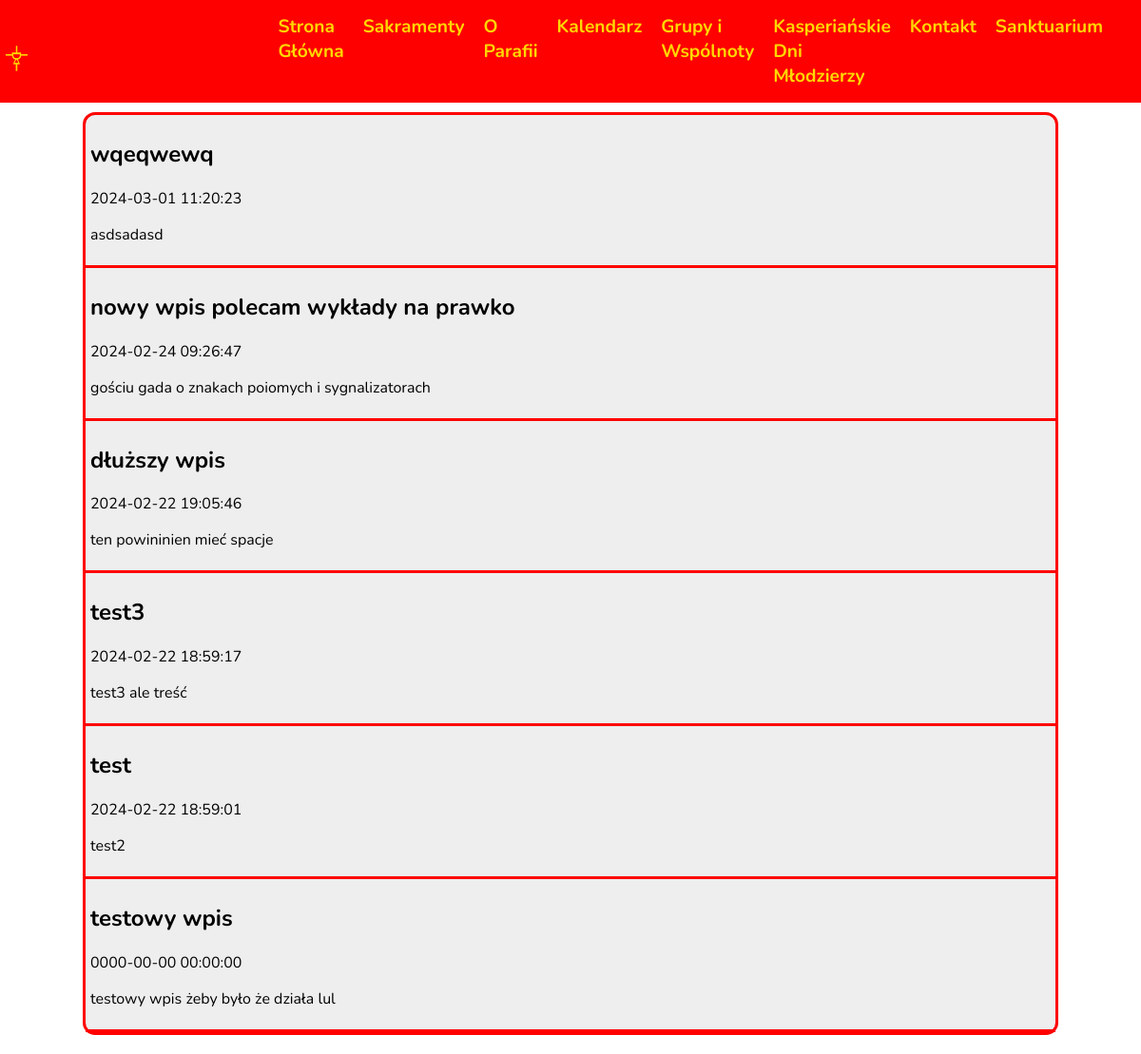
The page /ogloszenia.php on the database its author committed.
### tables this page shows
CREATE TABLE `wpisy` (
  `id` int(11) NOT NULL,
  `tytul_wpisu` varchar(250) DEFAULT NULL,
  `tresc_wpisu` varchar(2000) DEFAULT NULL,
  `data` datetime DEFAULT NULL
);

### ogloszenia.php (the view, shortened to what this page needs)
<!DOCTYPE html>
<html lang="pl">
<head>
    <link rel="stylesheet" href="style.css">
</head>
<body>
<header>
    <div class="logo"><img src="./zdj/tło.png" alt="logo"></div>
    <nav>
        <ul class="nav-links">
            <li>
                <a href="./index.html">Strona Główna</a>
            </li>
            <li>
                <a href="./sakramenty.html">Sakramenty</a>
            </li>
            <li>
                <a href="./o_parafii.html">O Parafii</a>
            </li>
            <li>
                <a href="./kalendarz.html">Kalendarz</a>
            </li>
            <li>
                <a href="./grupy_i_wspolnoty.html">Grupy i Wspólnoty</a>
            </li>
            <li>
                <a href="./kdm.html">Kasperiańskie Dni Młodzierzy</a>
            </li>
            <li>
                <a href="./kontakt.html">Kontakt</a>
            </li>
            <li>
                <a href="https://sanktuarium.cpps.pl/">Sanktuarium</a>
            </li>
        </ul>
    </nav>
</header>
<section class="main">
    <div class="wpisy">
        <?php
        require_once("db_connection.php");
        $query = "SELECT * FROM wpisy ORDER BY data DESC";
        $stmt = $pdo->query($query);
        $ogloszenia = $stmt->fetchAll();
            foreach ($ogloszenia as $ogloszenie) {
                echo "<div class='wpis'>";
                echo "<h2>" . $ogloszenie["tytul_wpisu"] . "</h2>";
                echo "<p>" . $ogloszenie["data"] . "</p>";
                echo "<p>" . $ogloszenie["tresc_wpisu"] . "</p>";
                echo "</div>";
            }
        ?>
    </div>
</section>
</body>
</html>

### style.css (style rules this page uses)
* { font-family: 'Nunito', sans-serif; }
body { margin: 0; }
header { background-color: #ff0000; padding: 15px 20px; display: flex; justify-content: space-between; align-items: center; }
.logo img { margin: -20px; width: 13%; height: 13%; }
nav { display: flex; align-items: center; }
.nav-links { list-style: none; display: flex; margin: 0; padding: 0; transition: transform 0.3s ease-in-out; }
.nav-links li { position: relative; margin-right: 20px; }
.nav-links a { text-decoration: none; color: #FFD700; font-weight: bold; font-size: 1.2em; transition: color 0.3s ease-in-out; }
.wpisy { width: 85vw; transition: 0.5s; height: auto; background-color: rgb(238, 238, 238); border-radius: 13px; border: solid 3px #ff0000; }
.wpis { padding: 5px; border-bottom: solid 3px #ff0000; }
.main { width: 100vw; padding-bottom: 20px; display: flex; padding-top: 10px; justify-content: center; }

### rows shown on the page
wpisy: tytul_wpisu "wqeqwewq", data "2024-03-01 11:20:23", tresc_wpisu "asdsadasd"
wpisy: tytul_wpisu "nowy wpis polecam wykłady na prawko", data "2024-02-24 09:26:47", tresc_wpisu "gościu gada o znakach poiomych i sygnalizatorach"
wpisy: tytul_wpisu "dłuższy wpis", data "2024-02-22 19:05:46", tresc_wpisu "ten powininien mieć spacje"
wpisy: tytul_wpisu "test3", data "2024-02-22 18:59:17", tresc_wpisu "test3 ale treść"
wpisy: tytul_wpisu "test", data "2024-02-22 18:59:01", tresc_wpisu "test2"
wpisy: tytul_wpisu "testowy wpis", data "0000-00-00 00:00:00", tresc_wpisu "testowy wpis żeby było że działa lul"
